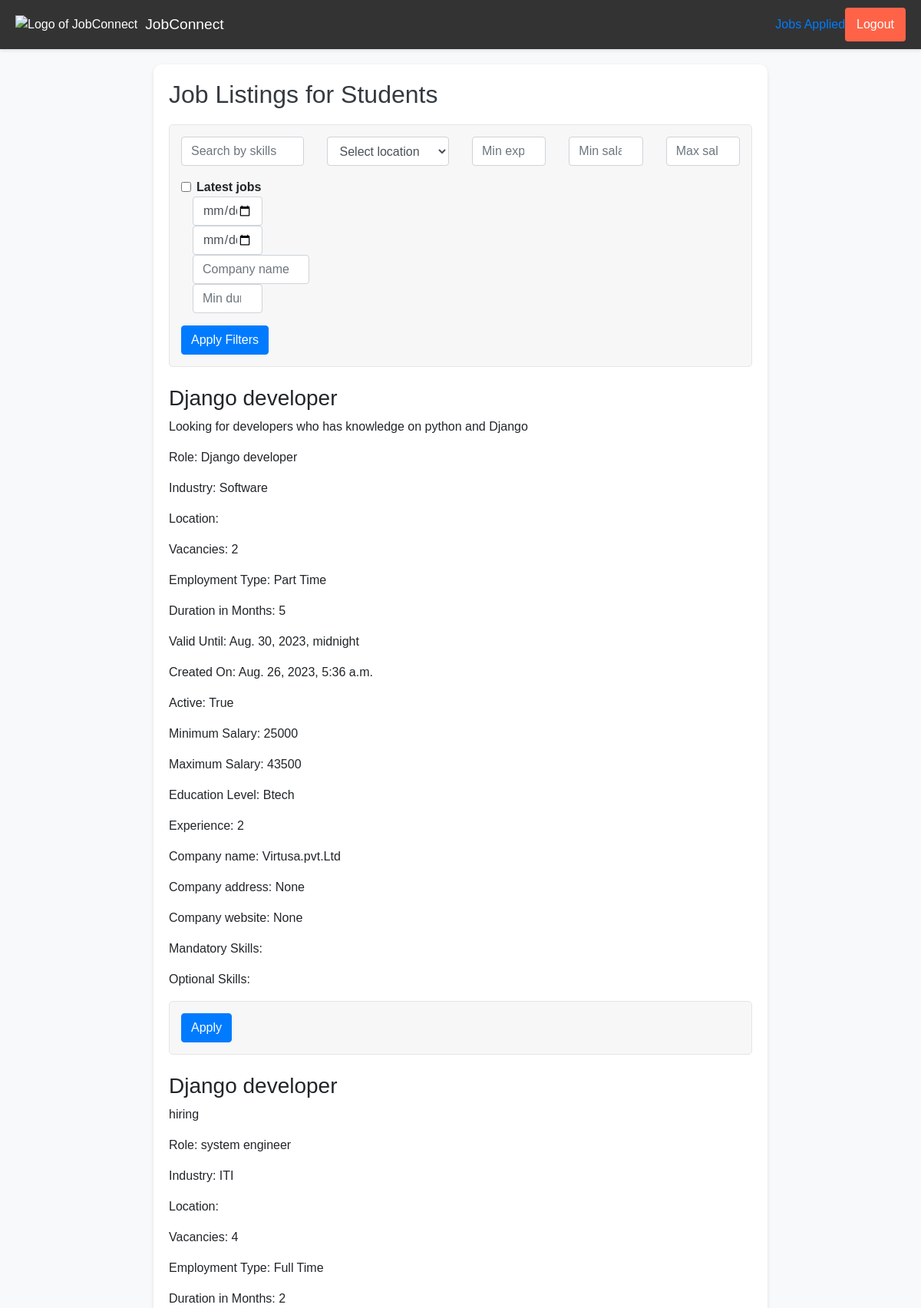
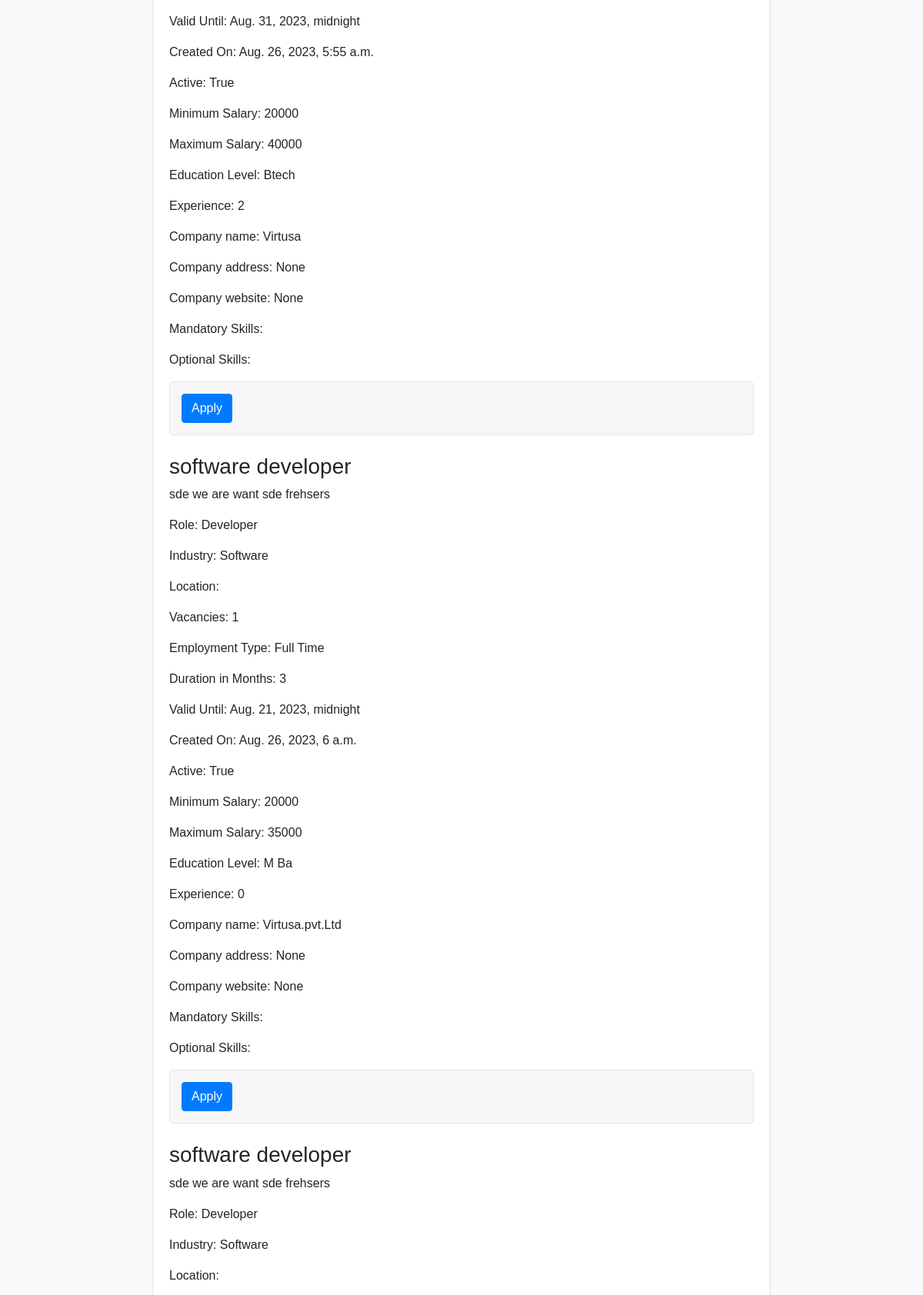
The page /student_jobs/ (upper part) on the database its author committed (2 pictures, top to bottom).
### carrers/models.py (models this page shows, shortened)
class Job(models.Model):
    EMPLOYMENT_TYPES=[
        ('full_time','Full Time'),
        ('part_time','Part Time'),
        ('contract','Contract'),
    ]
    title = models.CharField(max_length=255)
    description = models.TextField()
    role = models.CharField(max_length=255)
    industry_type = models.CharField(max_length=255)
    location = models.ForeignKey('JobLocation', on_delete=models.CASCADE)
    no_of_openings = models.PositiveSmallIntegerField()
    employment_type = models.CharField(max_length=50,choices=EMPLOYMENT_TYPES)
    duration_in_months = models.PositiveSmallIntegerField(null=True, blank=True)
    created_on = models.DateTimeField(auto_now_add=True)
    valid_until = models.DateTimeField()
    is_active = models.BooleanField(default=True)
    salary_visible = models.BooleanField(default=False)
    min_salary = models.PositiveSmallIntegerField(null=True, blank=True)
    max_salary = models.PositiveSmallIntegerField(null=True, blank=True)
    education_level = models.CharField(max_length=255)
    years_of_experience = models.PositiveSmallIntegerField()
    skills_mandatory = models.ManyToManyField(Skill, related_name='mandatory_jobs')
    skills_optional = models.ManyToManyField(Skill, related_name='optional_jobs')
    company_info = models.ForeignKey(Company, on_delete=models.CASCADE,default=1)
    students_applied=models.ManyToManyField(User,related_name='applied_jobs',blank=True)

class Company(models.Model):
    company_name = models.CharField(max_length=255)
    address = models.TextField(null=True)
    website = models.URLField(null=True)
    user = models.ForeignKey(User, on_delete=models.CASCADE, default=1)  # Example default value

### carrers/views.py (the view)
# urls.py: path('student_jobs/', StudentJobListView.as_view(), name='student_jobs'),
class StudentJobListView(ListView):
    model = Job
    template_name = 'carrers/student_jobs.html'
    context_object_name = 'job_listings'
    paginate_by=10
    def get_queryset(self):
        queryset=super().get_queryset()
        location = self.request.GET.get('location')
        skills = self.request.GET.get('skills')
        experience = self.request.GET.get('experience')
        min_salary = self.request.GET.get('min_salary')
        max_salary = self.request.GET.get('max_salary')
        role=self.request.GET.get('role')
        created_on = self.request.GET.get('created_on')
        valid_until_str = self.request.GET.get('valid_until')
        company_name = self.request.GET.get('company_name')
        duration_in_months = self.request.GET.get('duration_in_months')
        if location:
            queryset = queryset.filter(location__name=location)
        if skills:
            queryset = queryset.filter(Q(title__icontains=skills) | Q(description__icontains=skills))
        if experience:
            queryset = queryset.filter(years_of_experience__gte=experience)
        if min_salary:
            queryset = queryset.filter(min_salary__gte=min_salary)
        if max_salary:
            queryset = queryset.filter(max_salary__lte=max_salary)
        if role:
            queryset=queryset.filter(role=role)
        if created_on:
            created_on = timezone.make_aware(datetime.strptime(created_on, '%Y-%m-%d'))
            queryset = queryset.filter(created_on__date=created_on.date())
        if valid_until_str:
            valid_until = timezone.make_aware(datetime.strptime(valid_until_str, '%Y-%m-%d'))
            queryset = queryset.filter(valid_until__gte=valid_until)
        if company_name:
            queryset = queryset.filter(company_info__company_name__icontains=company_name)
        if duration_in_months:
            queryset = queryset.filter(duration_in_months__gte=duration_in_months)
        if created_on :
            created_on=timezone.make_aware(datetime.strptime(created_on, '%Y-%m-%d'))
            queryset = queryset.filter(created_on__date=created_on.date())
        if valid_until_str:
            valid_until = datetime.strptime(valid_until_str, '%Y-%m-%d')
            queryset = queryset.filter(valid_until__gte=valid_until)
        if company_name:
            queryset = queryset.filter(company_info__company_name__icontains=company_name)
        if duration_in_months:
            queryset = queryset.filter(duration_in_months__gte=duration_in_months)
        return queryset
    def get_context_data(self, **kwargs):
        context = super().get_context_data(**kwargs)
        context['username'] = self.request.user.username if self.request.user.is_authenticated else None
        jobs = self.get_queryset()  # Get the filtered queryset
        paginator = Paginator(jobs, self.paginate_by)  # Create a Paginator instance
        page_number = self.request.GET.get('page')  # Get the page number from the request
        page_obj = paginator.get_page(page_number)  # Get the page object
        context['page_obj'] = page_obj  # Add the page object to the context
        return context

### carrers/templates/carrers/student_jobs.html (shortened to what this page needs)
{% load static %}
<!DOCTYPE html>
<html lang="en">
<head>
    <link href="path_to_bootstrap_css/bootstrap.min.css" rel="stylesheet">
</head>
<body>
    <div class="navbar">
        <div class="navbar-title">
            <div class="navbar-logo">
                <img src="https://th.bing.com/th/id/OIG.ziA.KUy_wDzYr2Jp7UY9?pid=ImgGn" alt="Logo of JobConnect">
            </div>
            <h1>JobConnect</h1>
        </div>
        <div class="navbar-user">
            <a href="{% url 'jobs_applied' %}" class="navbar-job-button">Jobs Applied</a>
            <button class="navbar-logout" onclick="window.location.href='{% url 'my-logout' %}'">Logout</button>
        </div>
    </div>
    <div class="container">
        <h2>Job Listings for Students</h2>
        <form method="get" action="{% url 'student_jobs' %}" class="mb-4">
            <div class="row">
                <div class="col-md-3">
                    <input type="text" name="skills" placeholder="Search by skills" class="form-control">
                </div>
                <div class="col-md-3">
                    <select name="location" class="form-control">
                        <option value="">Select location</option>
                    </select>
                </div>
                <div class="col-md-2">
                    <input type="number" name="experience" placeholder="Min experience" class="form-control">
                </div>
                <div class="col-md-2">
                    <input type="number" name="min_salary" placeholder="Min salary" class="form-control">
                </div>
                <div class="col-md-2">
                    <input type="number" name="max_salary" placeholder="Max salary" class="form-control">
                </div>
            </div>
            <div class="form-check mt-3">
                <input type="checkbox" name="latest_jobs" class="form-check-input">
                <label class="form-check-label">Latest jobs</label>
            </div>
            <div class="col-md-2">
                <input type="date" name="created_on" class="form-control">
            </div>
            <div class="col-md-2">
                <input type="date" name="valid_until" class="form-control">
            </div>
            <div class="col-md-3">
                <input type="text" name="company_name" placeholder="Company name" class="form-control">
            </div>
            <div class="col-md-2">
                <input type="number" name="duration_in_months" placeholder="Min duration" class="form-control">
            </div>
            <button type="submit" class="btn btn-primary mt-3">Apply Filters</button>
        </form>
        <ul class="list-unstyled">
            {% for job in page_obj %}
            <li class="mb-4">
                <h3>{{ job.title }}</h3>
                <p>{{ job.description }}</p>
                <p>Role: {{ job.role }}</p>
                <p>Industry: {{ job.industry_type }}</p>
                <p>Location: {{ job.location_name }}</p>
                <p>Vacancies: {{ job.no_of_openings }}</p>
                <p>Employment Type: {{ job.get_employment_type_display }}</p>
                <p>Duration in Months: {{ job.duration_in_months }}</p>
                <p>Valid Until: {{ job.valid_until }}</p>
                <p>Created On: {{ job.created_on }}</p>
                <p>Active: {{ job.is_active }}</p>
                <p>Minimum Salary: {{ job.min_salary }}</p>
                <p>Maximum Salary: {{ job.max_salary }}</p>
                <p>Education Level: {{ job.education_level }}</p>
                <p>Experience: {{ job.years_of_experience }}</p>
                <p>Company name: {{ job.company_info.company_name }}</p>
                <p>Company address: {{ job.company_info.address }}</p>
                <p>Company website: {{ job.company_info.website }}</p>
                <p>Mandatory Skills:
                </p>
                <p>Optional Skills:
                </p>
                {% if not job.is_applied_by_student and request.user %}
                        <form method="post" action="{% url 'apply_job' %}">
                            <button type="submit" class="btn btn-primary">Apply</button>
                        </form>
                    {% elif job.is_applied_by_student %}
                        <p>Applied</p>
                    {% endif %}
                </li>
            {% endfor %}
        </ul>
    </div>
</body>
</html>

### carrers/templates/carrers/student_jobs.html (style rules this page uses)
.container { margin-top: 20px; }
body { background-color: #f8f9fa; }
.container { background-color: #ffffff; border-radius: 10px; box-shadow: 0 2px 5px rgba(0, 0, 0, 0.1); padding: 20px; margin: 20px auto; max-width: 800px; }
h2 { color: #343a40; margin-bottom: 20px; }
form { border: 1px solid #e5e5e5; padding: 15px; border-radius: 5px; background-color: #f7f7f7; margin-bottom: 20px; }
label { font-weight: bold; }
.btn-primary { background-color: #007bff; border-color: #007bff; }
.form-check { margin-top: 10px; }
body { margin: 0; padding: 0; font-family: Arial, sans-serif; }
.navbar { background-color: #333; display: flex; justify-content: space-between; align-items: center; padding: 10px 20px; box-shadow: 0 2px 4px rgba(0, 0, 0, 0.1); }
.navbar-logo img { height: 40px; margin-right: 10px; }
.navbar-title { display: flex; align-items: center; color: white; }
.navbar-title h1 { font-size: 1.2rem; margin: 0; }
.navbar-user { display: flex; align-items: center; }
.navbar-logout { background-color: #ff6347; color: white; border: none; padding: 10px 15px; border-radius: 4px; cursor: pointer; transition: background-color 0.3s ease; }

### rows shown on the page
Job: title "Django developer", description "Looking for developers who has knowledge on python and Django", role "Django developer", industry_type "Software", no_of_openings "2", employment_type "Part Time", duration_in_months "5", valid_until "Aug. 30, 2023, midnight", created_on "Aug. 26, 2023, 5:36 a.m.", is_active "True", min_salary "25000", max_salary "43500", education_level "Btech", years_of_experience "2", company_info.company_name "Virtusa.pvt.Ltd", company_info.address "None", company_info.website "None"
Job: title "Django developer", description "hiring", role "system engineer", industry_type "ITI", no_of_openings "4", employment_type "Full Time", duration_in_months "2", valid_until "Aug. 31, 2023, midnight", created_on "Aug. 26, 2023, 5:55 a.m.", is_active "True", min_salary "20000", max_salary "40000", education_level "Btech", years_of_experience "2", company_info.company_name "Virtusa", company_info.address "None", company_info.website "None"
Job: title "software developer", description "sde we are want sde frehsers", role "Developer", industry_type "Software", no_of_openings "1", employment_type "Full Time", duration_in_months "3", valid_until "Aug. 21, 2023, midnight", created_on "Aug. 26, 2023, 6 a.m.", is_active "True", min_salary "20000", max_salary "35000", education_level "M Ba", years_of_experience "0", company_info.company_name "Virtusa.pvt.Ltd", company_info.address "None", company_info.website "None"
Job: title "software developer", description "sde we are want sde frehsers", role "Developer", industry_type "Software"
